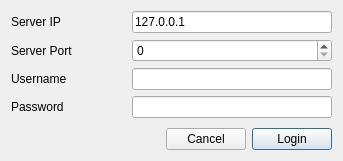
<?xml version="1.0" encoding="UTF-8"?>
<ui version="4.0">
 <class>InteropLogin</class>
 <widget class="QDialog" name="InteropLogin">
  <property name="geometry">
   <rect>
    <x>0</x>
    <y>0</y>
    <width>343</width>
    <height>161</height>
   </rect>
  </property>
  <property name="windowTitle">
   <string>Login</string>
  </property>
  <layout class="QGridLayout" name="gridLayout">
   <item row="2" column="0">
    <widget class="QLabel" name="label_3">
     <property name="text">
      <string>Username</string>
     </property>
    </widget>
   </item>
   <item row="1" column="0">
    <widget class="QLabel" name="label_2">
     <property name="text">
      <string>Server Port</string>
     </property>
    </widget>
   </item>
   <item row="0" column="0">
    <widget class="QLabel" name="label">
     <property name="text">
      <string>Server IP</string>
     </property>
    </widget>
   </item>
   <item row="0" column="1" colspan="2">
    <widget class="QLineEdit" name="ipEdit">
     <property name="text">
      <string>127.0.0.1</string>
     </property>
    </widget>
   </item>
   <item row="5" column="2">
    <widget class="QPushButton" name="loginButton">
     <property name="sizePolicy">
      <sizepolicy hsizetype="Fixed" vsizetype="Fixed">
       <horstretch>0</horstretch>
       <verstretch>0</verstretch>
      </sizepolicy>
     </property>
     <property name="text">
      <string>Login</string>
     </property>
    </widget>
   </item>
   <item row="2" column="1" colspan="2">
    <widget class="QLineEdit" name="userEdit"/>
   </item>
   <item row="3" column="1" colspan="2">
    <widget class="QLineEdit" name="passEdit"/>
   </item>
   <item row="1" column="1" colspan="2">
    <widget class="QSpinBox" name="portEdit">
     <property name="maximum">
      <number>65000</number>
     </property>
    </widget>
   </item>
   <item row="5" column="0" colspan="2">
    <widget class="QDialogButtonBox" name="buttonBox">
     <property name="orientation">
      <enum>Qt::Horizontal</enum>
     </property>
     <property name="standardButtons">
      <set>QDialogButtonBox::Cancel</set>
     </property>
    </widget>
   </item>
   <item row="3" column="0">
    <widget class="QLabel" name="label_4">
     <property name="text">
      <string>Password</string>
     </property>
    </widget>
   </item>
   <item row="4" column="0">
    <spacer name="verticalSpacer">
     <property name="orientation">
      <enum>Qt::Vertical</enum>
     </property>
     <property name="sizeHint" stdset="0">
      <size>
       <width>20</width>
       <height>40</height>
      </size>
     </property>
    </spacer>
   </item>
  </layout>
 </widget>
 <resources/>
 <connections>
  <connection>
   <sender>buttonBox</sender>
   <signal>accepted()</signal>
   <receiver>InteropLogin</receiver>
   <slot>accept()</slot>
   <hints>
    <hint type="sourcelabel">
     <x>248</x>
     <y>254</y>
    </hint>
    <hint type="destinationlabel">
     <x>157</x>
     <y>274</y>
    </hint>
   </hints>
  </connection>
  <connection>
   <sender>buttonBox</sender>
   <signal>rejected()</signal>
   <receiver>InteropLogin</receiver>
   <slot>reject()</slot>
   <hints>
    <hint type="sourcelabel">
     <x>316</x>
     <y>260</y>
    </hint>
    <hint type="destinationlabel">
     <x>286</x>
     <y>274</y>
    </hint>
   </hints>
  </connection>
 </connections>
</ui>
